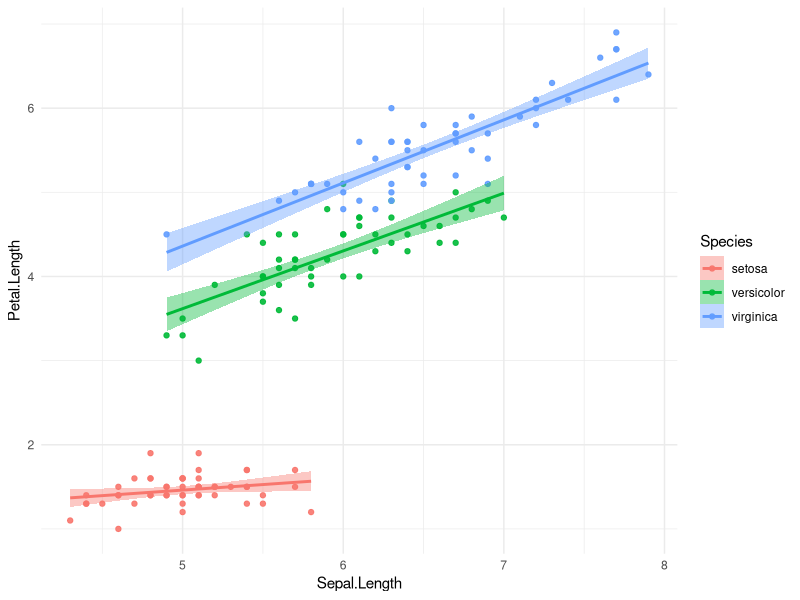

This chart was generated by the following R code:
date = "2015-09-09 16:00"
caption_header = "Scatterplot"
caption = "grouped with OLS lines"

# packages: load and if needed install
pkg <- c("datasets", "ggplot2")
for(i in seq_along(pkg)) {
  if(!require(pkg[i], character.only = TRUE)) {
    install.packages(pkg[i])
    library(pkg[i], character.only = TRUE)
  }
}

# densityplot
data(iris)
p <-
  ggplot(iris) + aes(x=Sepal.Length, y=Petal.Length, fill=Species, colour=Species) +
  geom_point(alpha=0.9) + geom_smooth(method="lm") + theme_minimal()

plot(p)
